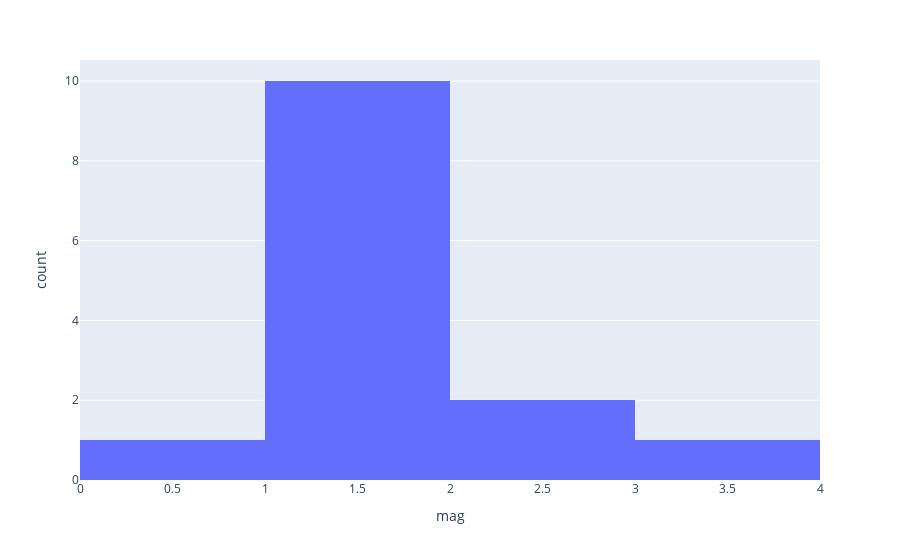

Write notebook code for a chart like this one.
### Code cell
get_latest_earthquake_view()

### Figure 1 — Plotly figure (JSON) as saved in the notebook; plotly's stock layout.template omitted (floating-point values rounded to 4 significant figures)
{"data": [{"alignmentgroup": "True", "bingroup": "x", "hovertemplate": "mag=%{x}<br>count=%{y}<extra></extra>", "legendgroup": "", "marker": {"color": "#636efa"}, "name": "", "offsetgroup": "", "orientation": "v", "showlegend": false, "type": "histogram", "x": [1.6, 1.7, 1.1, 1, 0.59, 3.1, 2.9, 1.3, 2.6, 1.3, 1.1, 1.7, 1.16, 1.3], "xaxis": "x", "yaxis": "y"}], "layout": {"barmode": "relative", "legend": {"tracegroupgap": 0}, "margin": {"t": 60}, "xaxis": {"anchor": "y", "domain": [0, 1], "title": {"text": "mag"}}, "yaxis": {"anchor": "x", "domain": [0, 1], "title": {"text": "count"}}}}
